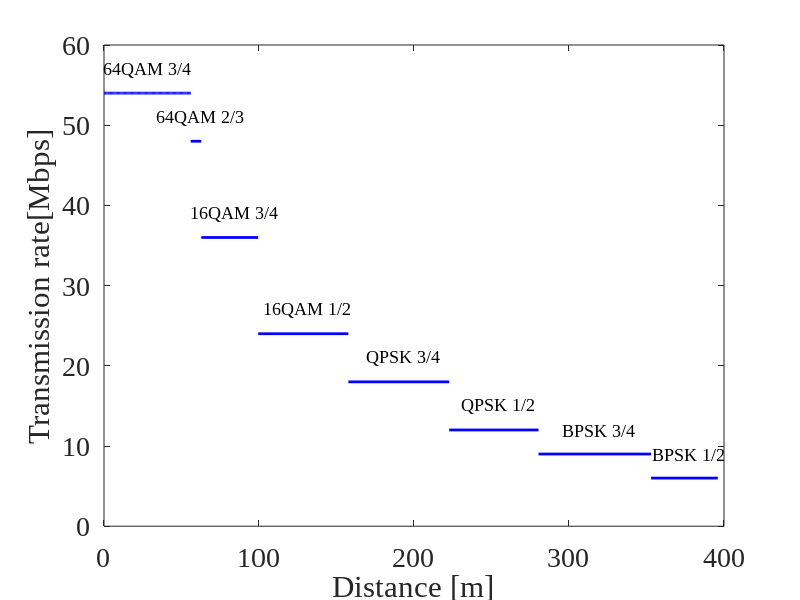

MATLAB code to generate this figure:
% 各伝送レートにおける最大伝送距離の計算
Rmin = [-82 -81 -79 -77 -74 -70 -66 -65]; % 最小受信感度[dBm]
Tp = 10; % 送信電力[dBm]
f = 2.4 * 10^9;
c = 3 * 10^8;
d = zeros(size(Rmin));
Lfs = zeros(size(Rmin));
TR = [6 9 12 18 24 36 48 54];

% 変調方式と符号化率の対応表
mod_coding = {
    'BPSK 1/2', 'BPSK 3/4', ...
    'QPSK 1/2', 'QPSK 3/4', ...
    '16QAM 1/2', '16QAM 3/4', ...
    '64QAM 2/3', '64QAM 3/4'
};

for i = 1:length(Rmin)
    Lfs(i) = Tp - Rmin(i);
    d(i) = ((10^(Lfs(i)/20)) * c) / (4 * pi * f);
end

% プロット
figure('Position', [100, 100, 800, 500]);
hold on;

for i = 1:length(d)-1
    x = linspace(d(i), d(i+1), 2);
    y = ones(size(x)) * TR(i);
    plot(x, y, 'b', 'LineWidth', 2);
    

    text(mean(x)+3, TR(i) + 3, mod_coding{i}, 'FontSize', 13, 'FontName', 'Times New Roman', ...
        'Color', 'k', 'HorizontalAlignment', 'center');
end

% 最後の区間もプロット
x = linspace(d(end), 0, 100);
y = ones(size(x)) * TR(end);
plot(x, y, 'b', 'LineWidth', 2);


text(mean(x), TR(end) + 3, mod_coding{end}, 'FontSize', 13, 'FontName', 'Times New Roman', ...
    'Color', 'k', 'HorizontalAlignment', 'center');

xlabel('Distance [m]', 'FontSize', 20, 'FontName', 'Times New Roman');
ylabel('Transmission rate[Mbps]', 'FontSize', 20, 'FontName', 'Times New Roman');
set(gca, 'FontSize', 20, 'FontName', 'Times New Roman');
grid off;
box on;
hold off;

% 軸のメモリ設定
yticks(0:10:60);
xticks(0:100:400);
ylim([0 60]);
